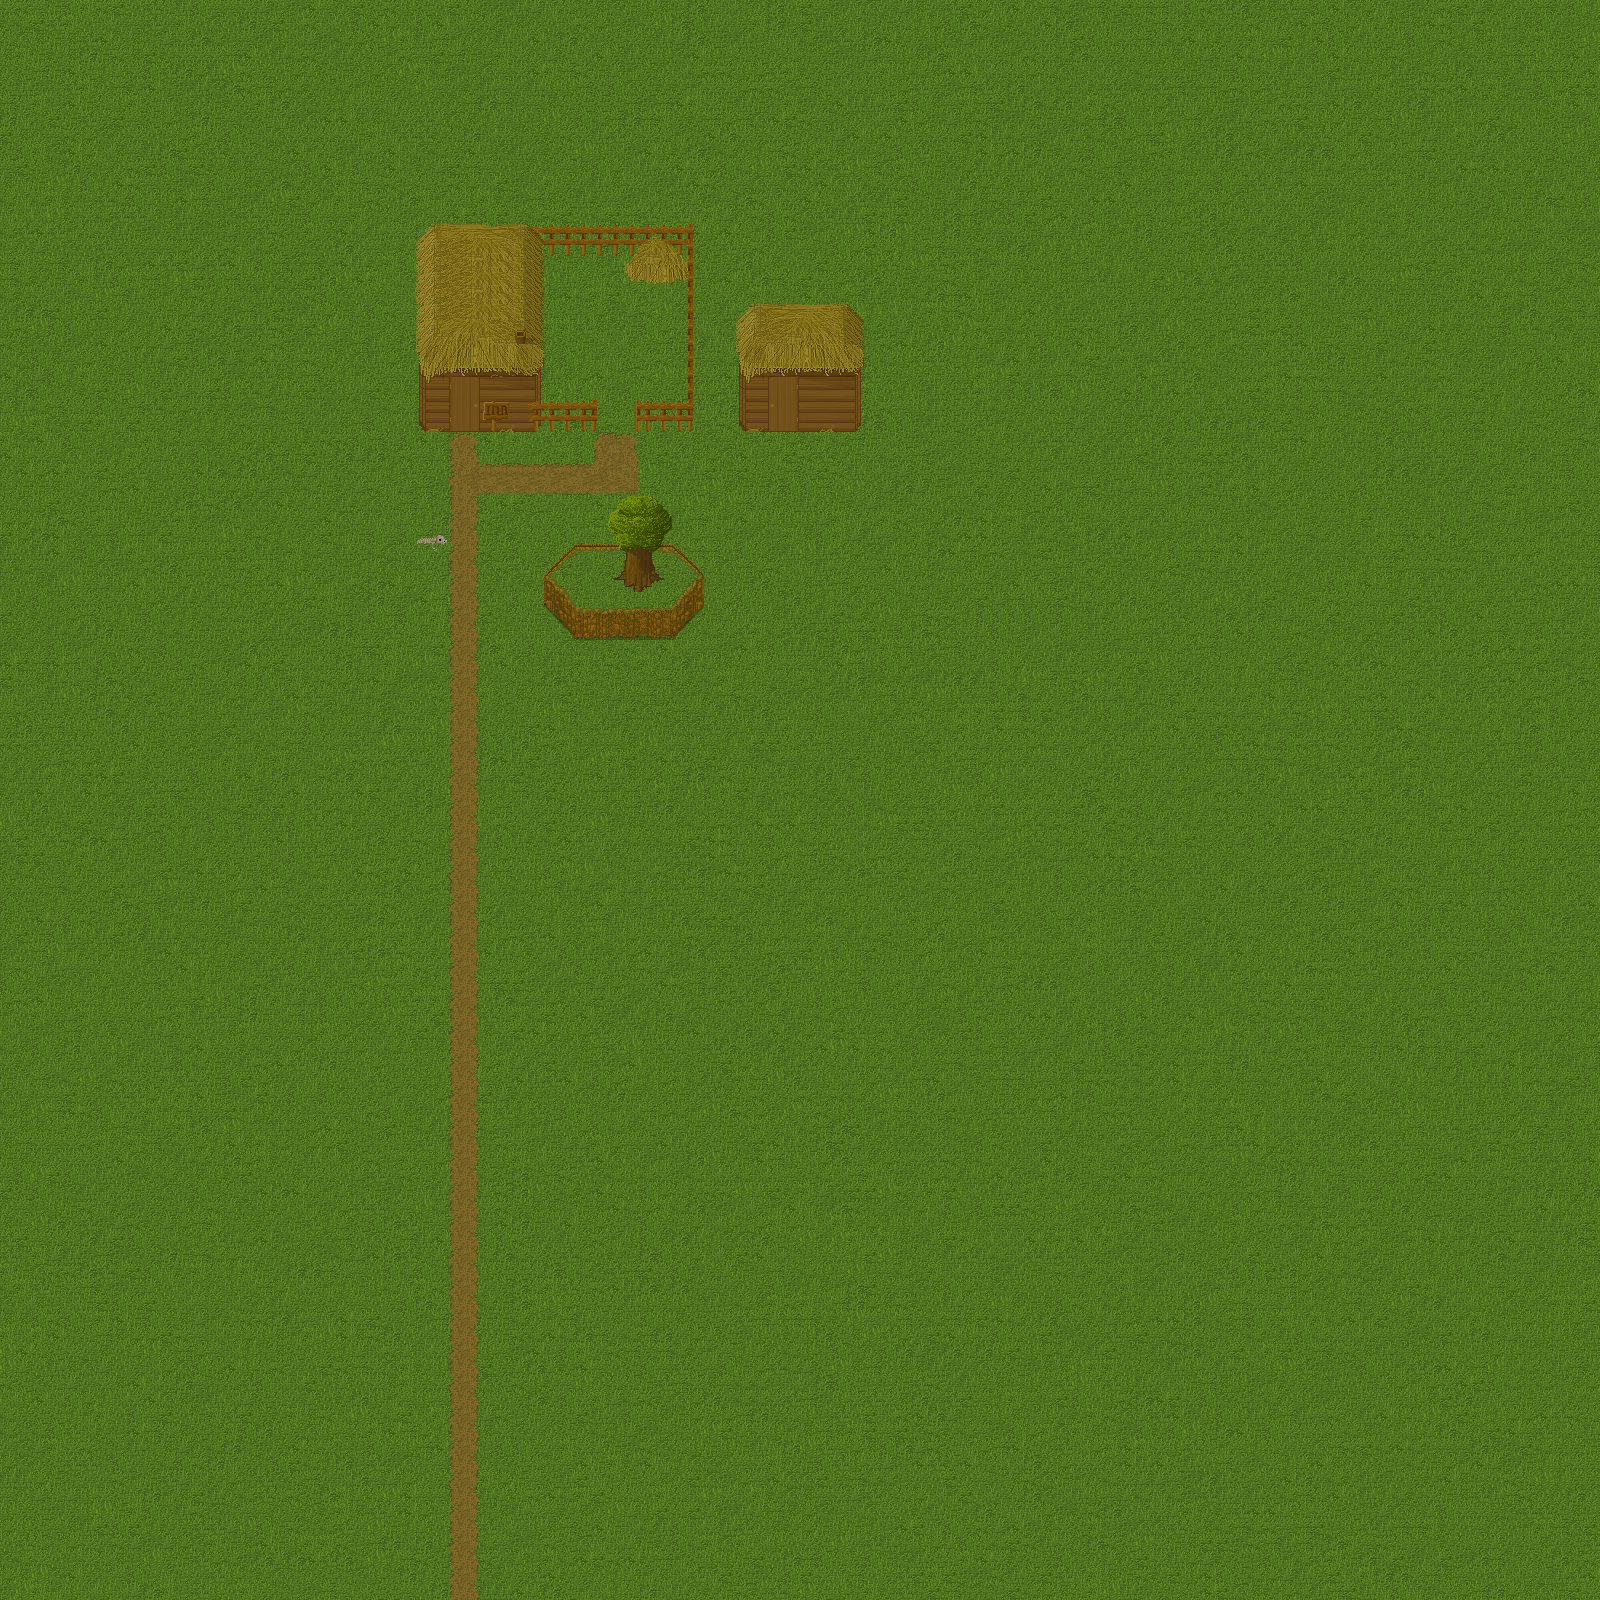

Rendered tile map (Tiled .tmx) drawn with the repository's tilesets; below, a short description and the map source with its tile grids summarised:
An orthogonal 100x100 tile map with 16x16 px tiles, 6 tile layers (Tile Layer 1, road, backdecor, solid, ...), 4 tilesets and 18 objects (player, loli, Home, \2 "map1/map2.tmx" Superette).

<map version="1.0" orientation="orthogonal" renderorder="left-up" width="100" height="100" tilewidth="16" tileheight="16" nextobjectid="103">
 <properties>
  <property name="key.action" value="Enter" />
  <property name="name" value="home" />
 </properties>
 <tileset firstgid="1" name="grass" tilewidth="16" tileheight="16" tilecount="1040">
  <image source="tile/grass.png" width="640" height="416" />
 </tileset>
 <tileset firstgid="1041" name="grass-obj" tilewidth="16" tileheight="16" tilecount="960">
  <image source="tile/grass-obj.png" width="640" height="384" />
 </tileset>
 <tileset firstgid="2001" name="grass-vegi" tilewidth="16" tileheight="16" tilecount="960">
  <image source="tile/grass-vegi.png" width="640" height="384" />
 </tileset>
 <tileset firstgid="2961" name="grass-water" tilewidth="16" tileheight="16" tilecount="960">
  <image source="tile/grass-water.png" width="640" height="384" />
 </tileset>
 <layer name="Tile Layer 1" width="100" height="100">
  <data>[10000 cells, 10000 non-empty, 60 distinct tile ids]</data>
 </layer>
 <layer name="road" width="100" height="100">
  <data>[10000 cells, 172 non-empty, 20 distinct tile ids]</data>
 </layer>
 <layer name="backdecor" width="100" height="100">
  <data>[10000 cells, 2 non-empty, 2 distinct tile ids]</data>
 </layer>
 <layer name="solid" width="100" height="100">
  <data>[10000 cells, 275 non-empty, 212 distinct tile ids]</data>
 </layer>
 <layer name="decor" width="100" height="100">
  <data>[10000 cells, 18 non-empty, 18 distinct tile ids]</data>
 </layer>
 <objectgroup name="entity">
  <object id="71" name="player" type="player" x="579.5" y="315" width="16" height="32">
   <properties>
    <property name="class" value="player" />
    <property name="collision height" value="6" />
    <property name="collision width" value="16" />
    <property name="collision x off" value="0" />
    <property name="collision y off" value="0" />
    <property name="texture" value="player.png" />
   </properties>
  </object>
  <object id="85" name="loli" x="624" y="432" width="16" height="32">
   <properties>
    <property name="class" value="lua" />
    <property name="collision height" value="6" />
    <property name="collision width" value="16" />
    <property name="collision x off" value="0" />
    <property name="collision y off" value="0" />
    <property name="lua" value="ai.txt" />
    <property name="texture" value="player.png" />
   </properties>
  </object>
 </objectgroup>
 <layer name="upDecor" width="100" height="100">
  <data>[10000 cells, 26 non-empty, 26 distinct tile ids]</data>
 </layer>
 <objectgroup name="collision">
  <object id="12" x="418.727" y="224" width="125.273" height="208" />
  <object id="14" x="544" y="224" width="144" height="32" />
  <object id="15" x="688" y="224" width="5" height="208" />
  <object id="16" x="634" y="400" width="55.5" height="32" />
  <object id="17" x="544" y="400" width="53" height="32" />
  <object id="23" x="-14" y="106" width="1658" height="8" />
  <object id="24" x="1390" y="-36" width="16" height="1664" />
  <object id="25" x="92" y="-50" width="26" height="1694" />
  <object id="56" x="-33.3333" y="1506.06" width="1690.91" height="27.2727" />
  <object id="57" x="631.25" y="250" width="58.75" height="28.5" />
  <object id="60" x="416.5" y="536" width="27.5" height="9" />
  <object id="62" x="576" y="544">
   <polygon points="0,0 96.9778,0.0222222 128.978,32.0222 128.978,64.0222 96.9778,96.0222 0.977778,96.0222 -31.0222,64.0222 -31.0222,32.0222" />
  </object>
  <object id="66" x="736" y="304" width="128" height="128" />
 </objectgroup>
 <objectgroup color="#ff007f" name="interaction">
  <object id="27" name="Home" x="481.091" y="431.455" width="28.3636" height="16.5455">
   <properties>
    <property name="text" value="Ma Maison" />
   </properties>
  </object>
  <object id="64" x="408" y="525.5" width="48" height="31">
   <properties>
    <property name="text" value="Un chat mort" />
   </properties>
  </object>
  <object id="70" name="\2 &quot;map1/map2.tmx&quot; Superette" x="768" y="431" width="31" height="9">
   <properties>
    <property name="\1" value="@action" />
    <property name="action" value="@action" />
    <property name="path" value="map1/map2.tmx" />
    <property name="text" value="Press '\1' to enter in SuperStore" />
    <property name="tospawn" value="true" />
    <property name="type" value="DOOR" />
   </properties>
  </object>
 </objectgroup>
</map>
